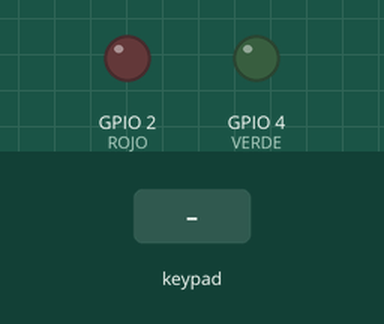
Recording of a sketch running on a simulated ESP32. Parts: output pins drawn as LEDs (lit = HIGH). Wiring (inferred from the names in the program): 4×4 keypad with keys 1 2 3 A 4 5 6 B 7 8 9 C * 0 # D: rows GPIO 13, GPIO 12, GPIO 14, GPIO 27; columns GPIO 26, GPIO 25, GPIO 33, GPIO 32. Inputs (shaded band) come from the test bench. Pins used as bus, display or sensor lines are not drawn; what the sketch prints to the serial monitor is not drawn.

Above: at 1.2 s.
1.3 s: keypad keys 1 3 1 2 1 4 2 7 pressed 0.4 s apart
At 3.1 s:
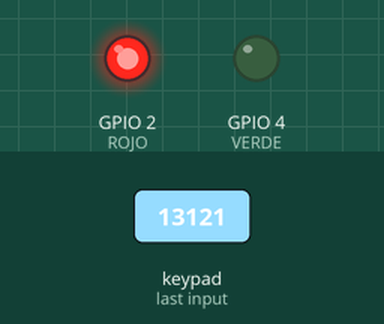
10.5 s: keypad keys 1 2 3 4 pressed 0.4 s apart
At 13.1 s:
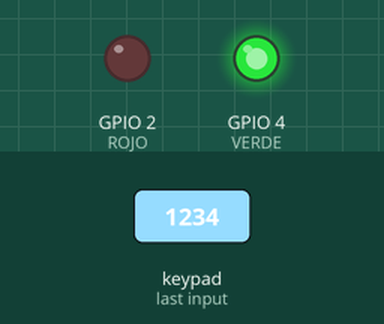
18.5 s: keypad keys 1 2 3 4 # pressed 0.4 s apart
At 23.6 s:
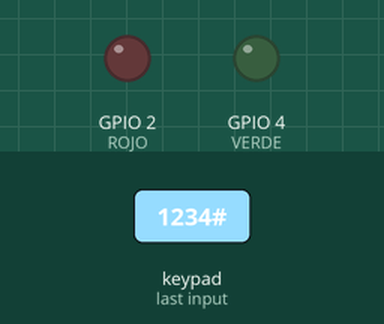
Timing chart, 0 to 24.5 s (numbered marks = the images above; inputs shaded):
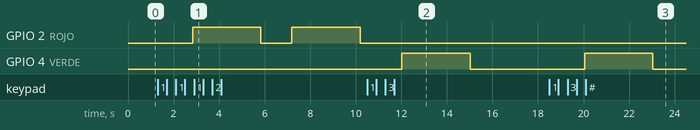

Measured:
- after the input at 1.3 s, GPIO 2 (ROJO): alternates HIGH for 3.0 s and LOW for 1.4 s, starting after 1.5 s
- after the input at 10.5 s, GPIO 4 (VERDE): LOW → HIGH after 1.5 s, → LOW 3.0 s later
- after the input at 18.5 s, GPIO 4 (VERDE): LOW → HIGH after 1.5 s, → LOW 3.0 s later

The sketch:

Practica_micros_1.ino
```cpp
const int FILAS = 4;
const int COLUMNAS = 4;

const int Pinesfilas[FILAS] = { 13, 12, 14, 27 };
const int Pinescolumnas[COLUMNAS] = { 26, 25, 33, 32 };

const int VERDE = 4;
const int ROJO = 2;

char Teclas[FILAS][COLUMNAS] = { { '1', '2', '3', 'A' }, { '4', '5', '6', 'B' }, { '7', '8', '9', 'C' }, { '*', '0', '#', 'D' } };

const char Clave[5] = "1234";

char leerTecla() {
  for (int F = 0; F < FILAS; F++) {
    digitalWrite(Pinesfilas[F], LOW);
    delay(5);

    for (int C = 0; C < COLUMNAS; C++) {
      if (digitalRead(Pinescolumnas[C]) == LOW) {
        unsigned long t0 = millis();
        while (digitalRead(Pinescolumnas[C]) == LOW) {
          if (millis() - t0 > 1000) break;
        }
        delay(50);

        digitalWrite(Pinesfilas[F], HIGH);

        return Teclas[F][C];
      }
    }
    digitalWrite(Pinesfilas[F], HIGH);
  }
  return '\0';
}

void setup() {
  Serial.begin(9600);
  configurarEntradasSalidas();
  Serial.println("Ingrese la clave de 4 dígitos en el teclado");
}

void loop() {
  static char buffer[5] = { '\0', '\0', '\0', '\0', '\0' };
  static int index = 0;

  char Lectura = leerTecla();
  if (Lectura != '\0') {
    if ((Lectura >= '0' && Lectura <= '9')) {
      buffer[index] = Lectura;
      index++;
      Serial.print(Lectura);
      Serial.print(" ");
      delay(120);

      if (index >= 4) {
        buffer[4] = '\0';
        Serial.println();
        Serial.print("Clave ingresada: ");
        Serial.println(buffer);
        verificarClave(buffer);

        index = 0;
        for (int i = 0; i < 5; i++) buffer[i] = '\0';
        Serial.println("Listo para otro intento.");
      }
    } else {
      Serial.print("Tecla no numérica presionada: ");
      Serial.println(Lectura);
      delay(150);
    }
  }

  delay(10);
}

void configurarEntradasSalidas() {

  pinMode(13, OUTPUT);
  digitalWrite(13, HIGH);
  pinMode(12, OUTPUT);
  digitalWrite(12, HIGH);
  pinMode(14, OUTPUT);
  digitalWrite(14, HIGH);
  pinMode(27, OUTPUT);
  digitalWrite(27, HIGH);

  pinMode(26, INPUT_PULLUP);
  pinMode(25, INPUT_PULLUP);
  pinMode(33, INPUT_PULLUP);
  pinMode(32, INPUT_PULLUP);

  pinMode(VERDE, OUTPUT);
  pinMode(ROJO, OUTPUT);
  digitalWrite(VERDE, LOW);
  digitalWrite(ROJO, LOW);
}

void verificarClave(const char* ingresada) {

  bool correcta = true;
  for (int i = 0; i < 4; i++) {
    if (ingresada[i] != Clave[i]) {
      correcta = false;
      break;
    }
  }

  if (correcta) {
    Serial.println("Clave correcta. Acceso concedido.");
    digitalWrite(VERDE, HIGH);
    digitalWrite(ROJO, LOW);
  } else {
    Serial.println("Clave incorrecta");
    digitalWrite(ROJO, HIGH);
    digitalWrite(VERDE, LOW);
  }

  delay(3000);
  digitalWrite(VERDE, LOW);
  digitalWrite(ROJO, LOW);
}
```
